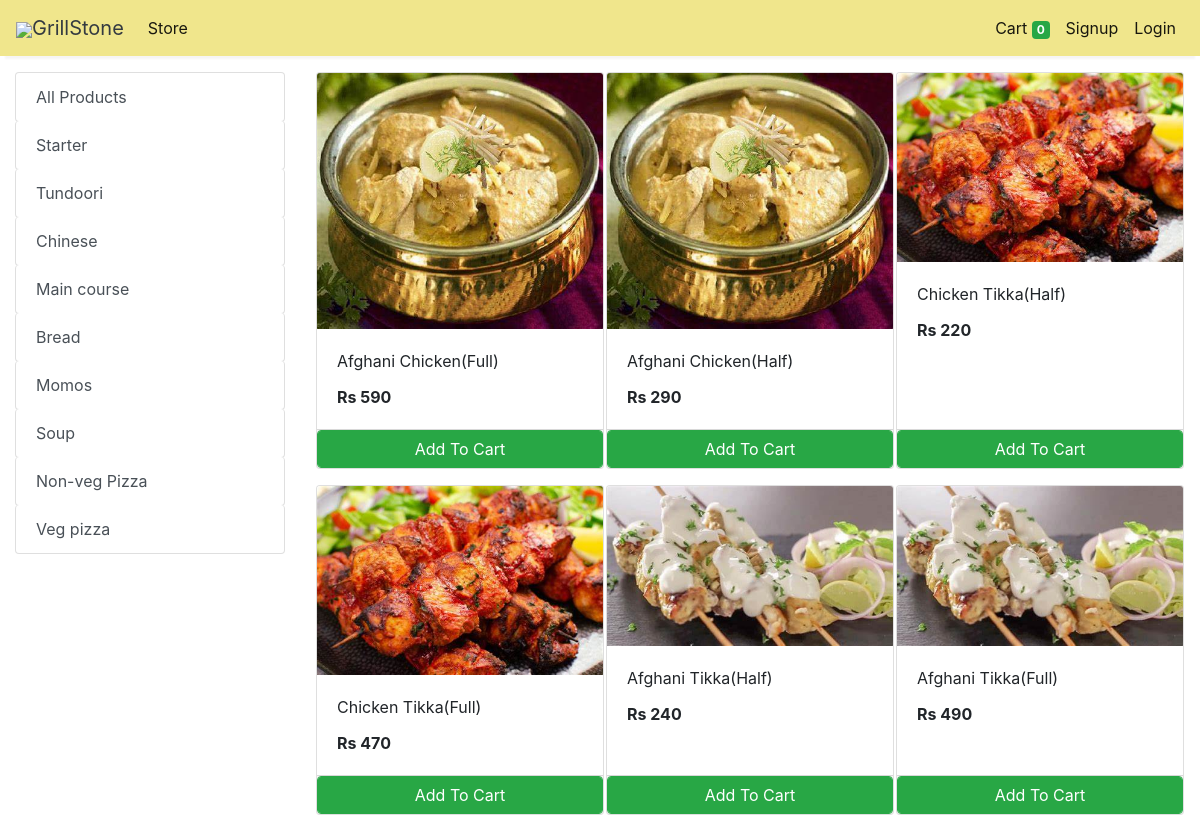
The page /store?category=32 on the database its author committed.
### store/models/category.py (models this page shows, shortened)
class Category(models.Model):
    id = models.BigAutoField(primary_key=True)
    name= models.CharField(max_length=50)
    image= models.ImageField(upload_to='uploads/category/')
    @staticmethod
    def get_all_categories():
        return Category.objects.all()

### store/models/product.py (models this page shows, shortened)
class Products(models.Model):
    id = models.BigAutoField(primary_key=True)
    name = models.CharField(max_length=60)
    price= models.IntegerField(default=0)
    category= models.ForeignKey(Category,on_delete=models.CASCADE,default=1 )
    description= models.CharField(max_length=250, default='', blank=True, null= True)
    image= models.ImageField(upload_to='uploads/products/')
    @staticmethod
    def get_all_products_by_categoryid(category_id):
        if category_id:
            return Products.objects.filter (category=category_id)
        else:
            return Products.get_all_products();

### store/views/home.py (the view)
# urls.py: path('' , include('store.urls'))
def store(request):
    cart = request.session.get('cart')
    if not cart:
        request.session['cart'] = {}
    products = None
    categories = Category.get_all_categories()
    categoryID = request.GET.get('category')
    if categoryID:
        products = Products.get_all_products_by_categoryid(categoryID)
    else:
        products = Products.get_all_products();
    data = {}
    data['products'] = products
    data['categories'] = categories
    print('you are : ', request.session.get('email'))
    return render(request, 'index.html', data)

### store/templatetags/cart.py (called while the page is built)
@register.filter (name='is_in_cart')
def is_in_cart(product, cart):
    keys = cart.keys ()
    for id in keys:
        if int (id) == product.id:
            return True
    return False;

### store/templatetags/custom_filter.py (called while the page is built)
@register.filter(name='currency')
def currency(number):
    return "Rs "+str(number)

### store/templates/index.html (shortened to what this page needs)
{% extends 'base.html' %}
{% block content %}
{% load cart %}
{% load custom_filter %}
<div class="container-fluid mt-3">
	<div class="row">
		<div class="col-lg-3 mx-auto">
			<div class="list-group">
				<a href="/" class="list-group-item list-group-item-action btn btn-outline-success">All Products</a>
				{% for category in categories %}
				<a href="/?category={{category.id}}"
					class="list-group-item list-group-item-action btn btn-outline-success ">{{category.name}}</a>
				{% endfor %}
			</div>
		</div>
		<div id='products' class="col-lg-9 mx-auto">
			<div class="row mx-auto">
				{% for product in products %}
				<div class="card mx-auto mb-3" id={{product.id}} style="width: 18rem;">
					<img class="card-img-top" src="{{product.image.url}}" alt="Card image cap">
					<div class="card-body">
						<p class="card-title">{{product.name}}</p>
						<p class="card-text"><b>{{product.price|currency}}</b></p>
					</div>
					<div class="card-footer p-0 no-gutters">
						{% if product|is_in_cart:request.session.cart %}
						<div class="row no-gutters">
							<form action="/#{{product.id}}" class="col-2 " method="post">
								{% csrf_token %}
								<input hidden type="text" name='product' value='{{product.id}}'>
								<input hidden type="text" name='remove' value='True'>
								<input type="submit" value=" - " class="btn btn-block btn-success border-right">
							</form>
							<div class="text-center col btn btn-success">{{product|cart_quantity:request.session.cart}} in Cart</div>
							<form action="/#{{product.id}}" class="col-2 " method="post">
								{% csrf_token %}
								<input hidden type="text" name='product' value='{{product.id}}'>
								<input type="submit" value=" + " class="btn btn-block btn-success border-left">
							</form>
						</div>
						{% else %}
						<form action="/#{{product.id}}" method="POST" class="btn-block">
							<input type="submit" class="float-right btn btn-success form-control"
								value="Add To Cart">
						</form>
						{% endif %}
					</div>
				</div>
				{% endfor %}
			</div>
		</div>
	</div>
</div>
{% endblock %}

### rows shown on the page
Category: name "Starter"
Category: name "Tundoori"
Category: name "Chinese"
Category: name "Main course"
Category: name "Bread"
Category: name "Momos"
Category: name "Soup"
Category: name "Non-veg Pizza"
Category: name "Veg pizza"
Products: image (picture), name "Afghani Chicken(Full)", price "Rs 590"
Products: image (picture), name "Afghani Chicken(Half)", price "Rs 290"
Products: image (picture), name "Chicken Tikka(Half)", price "Rs 220"
Products: image (picture), name "Chicken Tikka(Full)", price "Rs 470"
Products: image (picture), name "Afghani Tikka(Half)", price "Rs 240"
Products: image (picture), name "Afghani Tikka(Full)", price "Rs 490"

### other values the page prints
{{ request.session.cart.keys|length }} "0"
